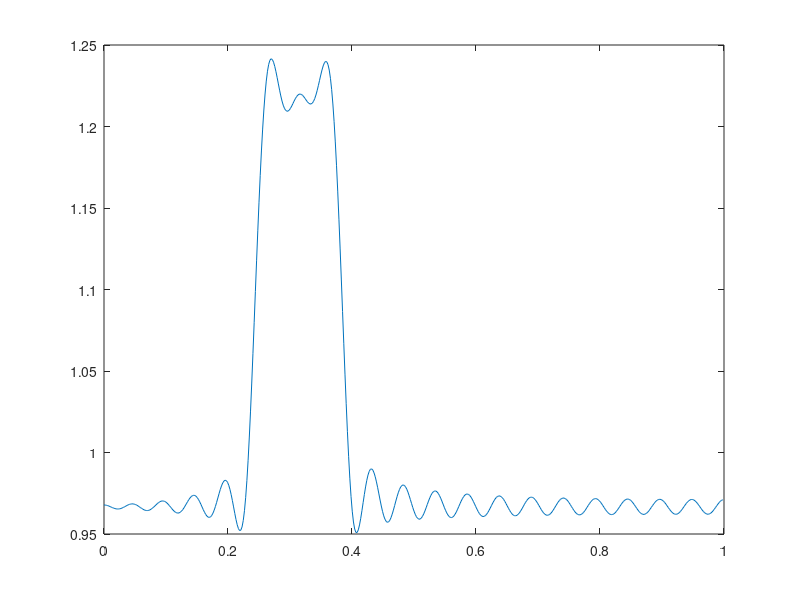

The MATLAB script that drew this image:
A=-20*log10(0.1);

M=82;
q=floor(0.1*M);
r=M-10*q;

BL=2+0.7*q+2*r;
BH=BL+5;

Fs=90;

bl=BL*2*pi/Fs;
bh=BH*2*pi/Fs;

omegap=(bh-bl)/2;
omegas=omegap+2*pi/Fs;

omegac=(omegap+omegas)/2;
omegat=omegas-omegap;

N=(2+(A-8)/(2.285*omegat))/2;
N=ceil(N);

kaisercoff=kaiser(N,0);

n=0:N-1;
h_ideal=sin(omegac*n)./(3.14*n);
h_ideal(1)=1;

h=h_ideal.*kaisercoff'.*cos((bl+bh)/2*n);
[trans_fun,w] = freqz(h,1);
plot(w/pi,abs(trans_fun));